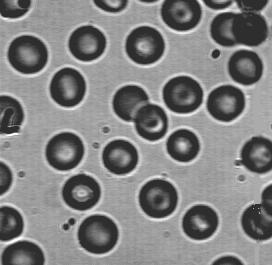
#> input picture data/blood.jpg, 272 x 265 px
$ python segmentation.py
#> lines starting #> are read from the running program, lines starting #| are printed output that depends on the picture; after the words box and inside, x2 and y2 are one past the last pixel; in counts of white or black regions, pixels touching at a corner belong together
### src/utils/path_utils.py
#!/usr/bin/env python3
# -*- coding: utf-8 -*-
"""
Path_utils

Module for image processing operations.

Author: Oussama GUELFAA
Date: 01-04-2025
"""

"""
Utility functions for handling file paths.
"""

import os

def get_project_root():
    """
    Get the absolute path to the project root directory.

    Returns:
        str: The absolute path to the project root directory.
    """
    # The project root is two directories up from this file
    current_dir = os.path.dirname(os.path.abspath(__file__))
    project_root = os.path.dirname(os.path.dirname(current_dir))
    return project_root

def get_data_path(filename):
    """
    Get the absolute path to a file in the data directory.

    Args:
        filename (str): The name of the file in the data directory.

    Returns:
        str: The absolute path to the file.
    """
    return os.path.join(get_project_root(), 'data', filename)

# [12 lines left out: function ensure_output_dir, not called in this run]

### src/image_processing/segmentation.py
"""
Segmentation d'images par seuillage manuel et clustering k-means

Ce script implémente deux méthodes de segmentation d'images basées sur les histogrammes:
1. Seuillage manuel (thresholding) - segmentation basée sur un seuil d'intensité
2. Clustering k-means - segmentation par regroupement des pixels en k classes

Ces méthodes sont appliquées sur des images de cellules pour démontrer leur efficacité
dans la séparation des objets d'intérêt du fond.

Author: Oussama GUELFAA
Date: 01-04-2025
"""

import numpy as np
import matplotlib.pyplot as plt
from skimage import io, filters
from skimage.util import img_as_float
from skimage.color import rgb2gray
from sklearn.cluster import KMeans
import os
import sys

# Add the project root to the Python path
sys.path.append(os.path.dirname(os.path.dirname(os.path.dirname(os.path.abspath(__file__)))))

# Import the path utility functions
from src.utils.path_utils import get_data_path, get_project_root

# Nom de l'image à utiliser pour la segmentation
CELLS_IMAGE = "blood.jpg"  # Image de cellules sanguines

def load_image():
    """
    Charge l'image de cellules pour la segmentation.

    Returns:
        ndarray: Image en niveaux de gris
    """
    # Charger l'image de cellules
    cells = img_as_float(io.imread(get_data_path(CELLS_IMAGE), as_gray=True))
#> cells: shape (265, 272) float64; min 0.106, max 1, mean 0.509
    print(f"Image de cellules chargée: {CELLS_IMAGE}")

    return cells

def plot_histogram(image, ax=None, bins=256):
    """
    Affiche l'histogramme d'une image en niveaux de gris.

    Args:
        image (ndarray): Image en niveaux de gris
        ax (matplotlib.axes.Axes, optional): Axes pour l'affichage
        bins (int, optional): Nombre de bins pour l'histogramme

    Returns:
        tuple: (hist, bin_centers) - Valeurs de l'histogramme et centres des bins
    """
    if ax is None:
        _, ax = plt.subplots()

    # Calcul de l'histogramme
    hist, bin_edges = np.histogram(image.ravel(), bins=bins, range=(0, 1))
    bin_centers = (bin_edges[:-1] + bin_edges[1:]) / 2

    # Affichage de l'histogramme
    ax.plot(bin_centers, hist, lw=2)
    ax.set_title('Histogramme')
    ax.set_xlabel('Intensité des pixels')
    ax.set_ylabel('Nombre de pixels')

    return hist, bin_centers

def manual_thresholding(image, threshold=0.5):
    """
    Applique un seuillage manuel sur une image en niveaux de gris.

    Args:
        image (ndarray): Image en niveaux de gris
        threshold (float, optional): Valeur de seuil.

    Returns:
        ndarray: Image binaire après seuillage
    """
    # Application du seuillage
    binary = image > threshold

    return binary

def autothresh(image):
    """
    Automatic threshold method

    Args:
        image (ndarray): Image to segment

    Returns:
        float: Threshold value
    """
    # Initialisation avec la moyenne des valeurs min et max
    s = 0.5 * (np.min(image) + np.max(image))
#> s = 0.553
    done = False

    # Boucle itérative pour trouver le seuil optimal
    while not done:
        # Séparer l'image en deux classes (supérieure et inférieure au seuil)
        B = image >= s
        # Calculer le nouveau seuil comme la moyenne des moyennes des deux classes
        sNext = 0.5 * (np.mean(image[B]) + np.mean(image[~B]))
        # Vérifier la condition d'arrêt
        done = abs(s - sNext) < 0.5/255  # Seuil de convergence
        # Mettre à jour le seuil
        s = sNext
#> this loop made 4 passes
#> (sNext, done, s) on passes 1 to 4: (0.461, False, 0.461), (0.443, False, 0.443), (0.439, False, 0.439), (0.438, True, 0.438)
#> pass 1, in autothresh, `B = image >= s`:
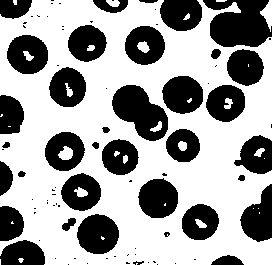
#> B: shape (265, 272) bool; 62.6% white; 86 black regions (50 under 20 px), largest, box (x1, y1, x2, y2) and area: (203, 0, 272, 47) 2370, (112, 85, 168, 141) 1890, (77, 214, 119, 254) 1296
#> pass 2, in autothresh, `B = image >= s`:
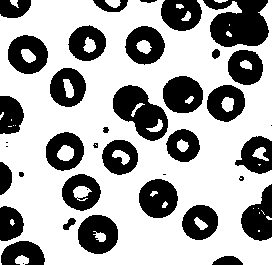
#> B: shape (265, 272) bool; 66.6% white; 39 black regions (8 under 20 px), largest, box (x1, y1, x2, y2) and area: (203, 0, 269, 47) 2206, (113, 85, 168, 141) 1725, (78, 215, 118, 254) 1164
#> pass 3, in autothresh, `B = image >= s`:
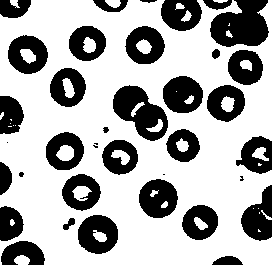
#> B: shape (265, 272) bool; 67.5% white; 37 black regions (5 under 20 px), largest, box (x1, y1, x2, y2) and area: (210, 0, 269, 47) 1985, (113, 85, 168, 141) 1692, (78, 215, 118, 254) 1131

    print(f"Seuil déterminé par méthode itérative: {s:.3f}")
#| Seuil déterminé par méthode itérative: 0.438
    return s

def kmeans_clustering(image, n_clusters=2):
    """
    Applique l'algorithme k-means pour segmenter une image en niveaux de gris.

    Args:
        image (ndarray): Image en niveaux de gris
        n_clusters (int, optional): Nombre de clusters (classes)

    Returns:
        ndarray: Image segmentée où chaque pixel a la valeur de son cluster
    """
    # Reshape de l'image pour l'algorithme k-means
    # Conversion en vecteur de caractéristiques (ici, juste l'intensité)
    X = image.reshape((-1, 1))

    # Application de l'algorithme k-means
    kmeans = KMeans(n_clusters=n_clusters, random_state=42)
    kmeans.fit(X)

    # Récupération des labels (clusters) pour chaque pixel
    labels = kmeans.labels_

    # Reshape des labels pour obtenir une image segmentée
    segmented = labels.reshape(image.shape)

    return segmented

def main():
    """
    Fonction principale qui charge l'image et applique les méthodes de segmentation.
    """
    # Chargement de l'image
    cells = load_image()

    # Calcul des seuils avec différentes méthodes
    # 1. Méthode itérative (algorithme 6)
    s_auto = autothresh(cells)
#> s_auto = 0.438

    # 2. Méthode d'Otsu (scikit-image)
    s_otsu = filters.threshold_otsu(cells)
#> s_otsu = 0.436
    print(f"Seuil déterminé par méthode d'Otsu: {s_otsu:.3f}")
#| Seuil déterminé par méthode d'Otsu: 0.436

    # 3. Seuillage manuel avec une valeur fixe
    s_manual = 0.5
    print(f"Seuil manuel: {s_manual:.3f}")

    # Application des seuils
    binary_auto = cells > s_auto
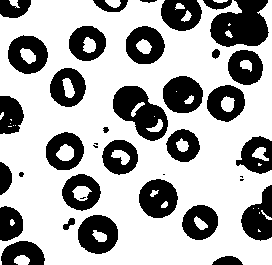
#> binary_auto: shape (265, 272) bool; 67.6% white; 38 black regions (6 under 20 px), largest, box (x1, y1, x2, y2) and area: (210, 0, 269, 47) 1972, (113, 86, 168, 141) 1684, (78, 215, 118, 254) 1123
    binary_otsu = cells > s_otsu
    binary_manual = manual_thresholding(cells, s_manual)
#> in manual_thresholding, `binary = image > threshold`:
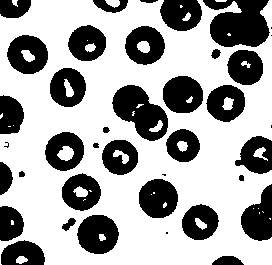
#> binary: shape (265, 272) bool; 64.8% white; 39 black regions (6 under 20 px), largest, box (x1, y1, x2, y2) and area: (203, 0, 270, 47) 2287, (112, 85, 168, 141) 1804, (77, 215, 119, 254) 1240

    # 4. K-means clustering
    kmeans_result = kmeans_clustering(cells, n_clusters=3)
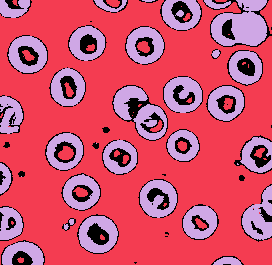
#> kmeans_result: shape (265, 272) int32; 3 distinct labels, from 0 to 2; one colour per label, 0 black

    # Affichage de tous les résultats dans une seule figure avec plusieurs sous-graphiques
    fig = plt.figure(figsize=(15, 12))

    # Définition de la grille de sous-graphiques (3 lignes, 3 colonnes)
    gs = fig.add_gridspec(3, 3)

    # 1. Image originale
    ax1 = fig.add_subplot(gs[0, 0])
    ax1.imshow(cells, cmap='gray')
    ax1.set_title('Original Image')
    ax1.axis('off')

    # 2. Histogramme avec les seuils
    ax2 = fig.add_subplot(gs[0, 1:3])
    hist, bin_edges = np.histogram(cells.ravel(), bins=256, range=(0, 1))
#> hist = 256 values, max 2200 at index 159, min 0 at index 0, mean 281.6; bin_edges = 257 values from 0 to 1
    bin_centers = (bin_edges[:-1] + bin_edges[1:]) / 2
#> bin_centers = 256 values from 0.00195 to 0.998
    ax2.plot(bin_centers, hist, lw=2)
    ax2.axvline(x=s_auto, color='r', linestyle='--', label=f'Auto threshold: {s_auto:.3f}')
    ax2.axvline(x=s_otsu, color='g', linestyle='--', label=f'Otsu threshold: {s_otsu:.3f}')
    ax2.axvline(x=s_manual, color='b', linestyle='--', label=f'Manual threshold: {s_manual:.3f}')
    ax2.set_title('Histogram with Thresholds')
    ax2.set_xlabel('Pixel Intensity')
    ax2.set_ylabel('Pixel Count')
    ax2.legend()

    # 3. Seuillage manuel
    ax3 = fig.add_subplot(gs[1, 0])
    ax3.imshow(binary_manual, cmap='gray')
    ax3.set_title(f'Manual Thresholding (t={s_manual:.3f})')
    ax3.axis('off')

    # 4. Seuillage automatique (méthode itérative)
    ax4 = fig.add_subplot(gs[1, 1])
    ax4.imshow(binary_auto, cmap='gray')
    ax4.set_title(f'Automatic Thresholding (t={s_auto:.3f})')
    ax4.axis('off')

    # 5. Seuillage d'Otsu
    ax5 = fig.add_subplot(gs[1, 2])
    ax5.imshow(binary_otsu, cmap='gray')
    ax5.set_title(f'Otsu Thresholding (t={s_otsu:.3f})')
    ax5.axis('off')

    # 6. K-means clustering
    ax6 = fig.add_subplot(gs[2, 0:3])
    cmap = plt.cm.viridis
    ax6.imshow(kmeans_result, cmap=cmap)
    ax6.set_title(f'K-means Clustering (k=3)')
    ax6.axis('off')

    # Ajustement de la mise en page et affichage
    plt.tight_layout()
    plt.show()
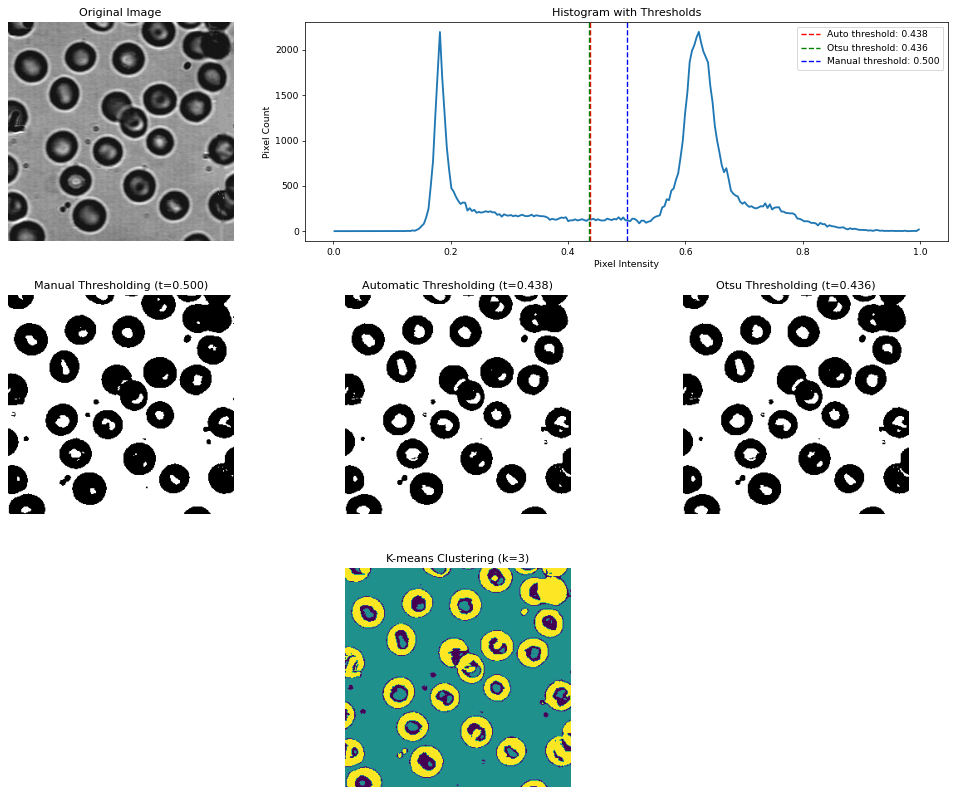
#> figure drawn by matplotlib, 6 panels; panel 2: curve peaks at x = 0.623, y = 2200

if __name__ == "__main__":
    main()

$ run again, with data/cerveau.jpg copied over data/blood.jpg
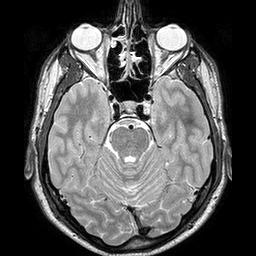
#> input picture data/cerveau.jpg, 256 x 256 px
#> in load_image, cells is the input picture: shape (256, 256) float64; min 0, max 1, mean 0.319
#> in autothresh, `s = 0.5 * (np.min(image) + np.max(image))`: s = 0.5
#> the loop in autothresh, `while not done: # Séparer l'image en deux classes (supérieure et infér..` made 4 passes
#> (sNext, done, s) on passes 1 to 4: (0.392, False, 0.392), (0.359, False, 0.359), (0.352, False, 0.352), (0.35, True, 0.35)
#> pass 1, in autothresh, `B = image >= s`:
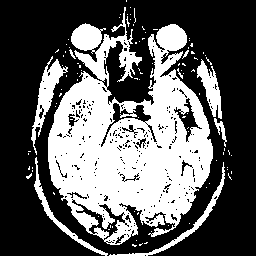
#> B: shape (256, 256) bool; 37.6% white; 100 white regions (91 under 20 px), largest, box (x1, y1, x2, y2) and area: (48, 7, 213, 245) 21311, (31, 56, 68, 155) 958, (197, 59, 222, 119) 669
#| Seuil déterminé par méthode itérative: 0.350
#> s_auto = 0.35
#| Seuil déterminé par méthode d'Otsu: 0.350
#> binary_auto: shape (256, 256) bool; 44.8% white; 109 white regions (98 under 20 px), largest, box (x1, y1, x2, y2) and area: (48, 5, 213, 246) 24555, (34, 47, 228, 256) 2721, (25, 46, 69, 179) 1360
#> in main, `kmeans_result = kmeans_clustering(cells, n_clusters=3)`:
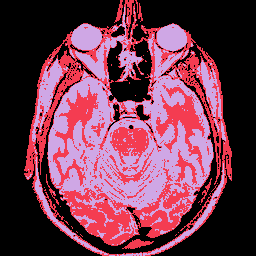
#> kmeans_result: shape (256, 256) int32; 3 distinct labels, from 0 to 2; one colour per label, 0 black
#> hist = 256 values, max 19674 at index 0, min 54 at index 219, mean 256; bin_edges = 257 values from 0 to 1
#> bin_centers = 256 values from 0.00195 to 0.998
